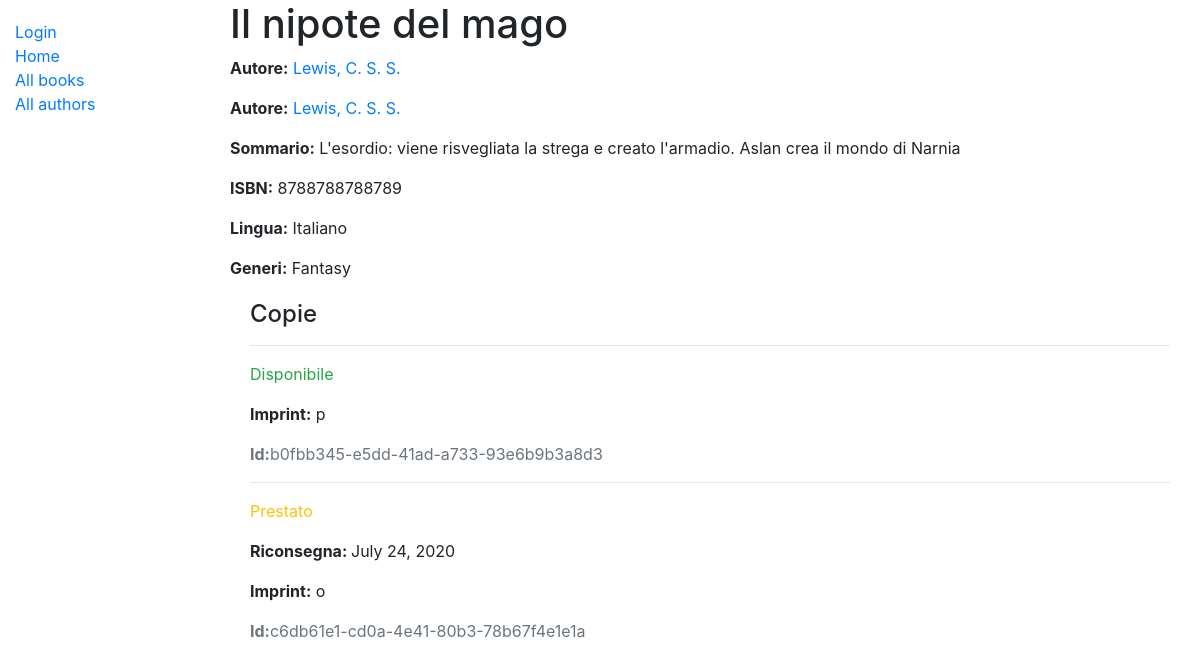
The app's page /catalog/book/5, older data.
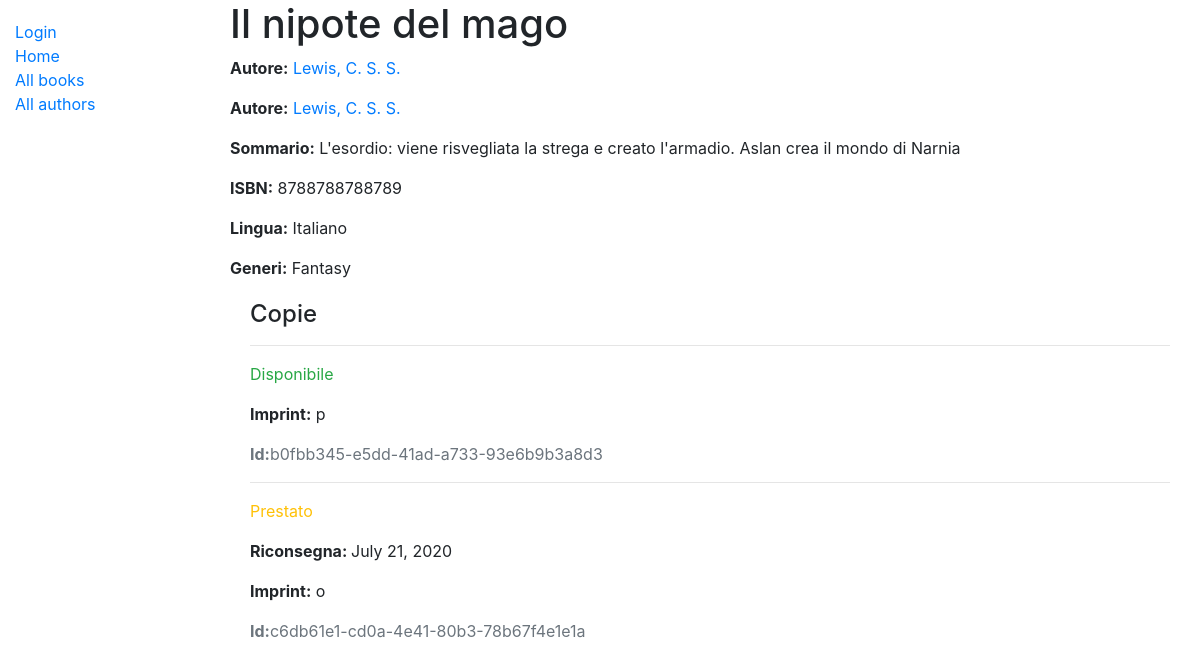
The same page, newer data.
### catalog/models.py (models this page shows, shortened)
class Istanza(models.Model):
    id = models.UUIDField(primary_key=True, default=uuid.uuid4,
                          help_text="ID univoco di uno specifico libro nella biblioteca.")
    libro = models.ForeignKey(Libro, on_delete=models.SET_NULL, null=True)
    imprint = models.CharField(
        max_length=200, help_text="Non so cosa sia in effetti...")
    riconsegna = models.DateField(null=True, blank=True)
    borrower = models.ForeignKey(
        User, on_delete=models.SET_NULL, null=True, blank=True)
    LOAN_STATUS = (
        ('m', 'Manutenzione'),
        ('p', 'Prestato'),
        ('d', 'Disponibile'),
        ('r', 'Riservato'),
    )
    stato = models.CharField(
        max_length=1,
        choices=LOAN_STATUS,
        blank=True,
        default='m',
        help_text="Disponibilità del libro",
    )
    class Meta:
        ordering = ['riconsegna']
        permissions = (('can_mark_returned', 'Set book as returned'),
                        ('can_renew','Change dueback date')
        )

### catalog/views.py (the view)
# urls.py: path('book/<int:pk>', views.BookDetailView.as_view(), name='book-detail'),
class BookDetailView(generic.DetailView):
    model = Libro

### catalog/models.py (called while the page is built)
    def __str__(self):
        return self.nome

    def __str__(self):
        return f'{self.cognome}, {self.nome}'

    def __str__(self):
        return self.nome

### catalog/templates/catalog/libro_detail.html
{% extends 'generic.html' %}
{% block content %}
<h1>{{libro.titolo}}</h1>
<p><strong>Autore:</strong> <a href="">{{libro.autore}}</a></p>
<p><strong>Autore:</strong> <a href="{% url 'author-detail' libro.autore.pk %}">{{libro.autore}}</a></p>
<p><strong>Sommario:</strong> {{libro.sommario}}</p>
<p><strong>ISBN:</strong> {{libro.isbn}}</p>
<p><strong>Lingua:</strong> {{libro.lingua}}</p>
<p><strong>Generi:</strong> {{libro.genere.all|join:", " }}</p>
<div style="margin-left: 20px; margin-top: 20px;">
<h4>Copie</h4>
{% for copia in libro.istanza_set.all %}
    <hr>
    <p class="
    {% if copia.stato == 'd' %}
        text-success
    {% elif copia.stato == 'm' %}
        text-danger
    {%else %}
        text-warning
    {% endif %}
        ">{{copia.get_stato_display}}</p>
    {% if copia.stato != 'd' %}
        <p><strong>Riconsegna: </strong> {{copia.riconsegna}}</p>
    {% endif %}
    <p><strong>Imprint:</strong> {{copia.imprint}}</p>
    <p class="text-muted"><strong>Id:</strong>{{copia.id}} </p>
{% endfor %}
</div>
{% endblock content %}

Row changes from the older to the newer data that the page shows:
changed Istanza "Prestato": riconsegna "July 24, 2020" → "July 21, 2020"
